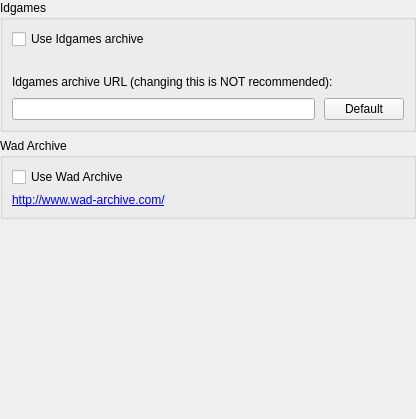
<?xml version="1.0" encoding="UTF-8"?>
<ui version="4.0">
 <class>CFGWadseekerIdgames</class>
 <widget class="QWidget" name="CFGWadseekerIdgames">
  <property name="geometry">
   <rect>
    <x>0</x>
    <y>0</y>
    <width>416</width>
    <height>419</height>
   </rect>
  </property>
  <layout class="QVBoxLayout" name="verticalLayout_2">
   <property name="margin">
    <number>0</number>
   </property>
   <item>
    <widget class="QGroupBox" name="groupBox">
     <property name="title">
      <string>Idgames</string>
     </property>
     <layout class="QVBoxLayout" name="verticalLayout_3">
      <item>
       <widget class="QCheckBox" name="cbUseIdgames">
        <property name="text">
         <string>Use Idgames archive</string>
        </property>
       </widget>
      </item>
      <item>
       <widget class="QFrame" name="frameWithContent">
        <property name="frameShape">
         <enum>QFrame::NoFrame</enum>
        </property>
        <layout class="QVBoxLayout" name="verticalLayout">
         <property name="spacing">
          <number>9</number>
         </property>
         <property name="leftMargin">
          <number>0</number>
         </property>
         <property name="topMargin">
          <number>20</number>
         </property>
         <property name="rightMargin">
          <number>0</number>
         </property>
         <property name="bottomMargin">
          <number>0</number>
         </property>
         <item>
          <widget class="QLabel" name="label_7">
           <property name="text">
            <string>Idgames archive URL (changing this is NOT recommended):</string>
           </property>
          </widget>
         </item>
         <item>
          <layout class="QHBoxLayout" name="horizontalLayout_6">
           <item>
            <widget class="QLineEdit" name="leIdgamesURL"/>
           </item>
           <item>
            <widget class="QPushButton" name="btnIdgamesURLDefault">
             <property name="text">
              <string>Default</string>
             </property>
            </widget>
           </item>
          </layout>
         </item>
        </layout>
       </widget>
      </item>
     </layout>
    </widget>
   </item>
   <item>
    <widget class="QGroupBox" name="groupBox_2">
     <property name="title">
      <string>Wad Archive</string>
     </property>
     <layout class="QVBoxLayout" name="verticalLayout_4">
      <item>
       <widget class="QCheckBox" name="cbUseWadArchive">
        <property name="text">
         <string>Use Wad Archive</string>
        </property>
       </widget>
      </item>
      <item>
       <widget class="QLabel" name="label">
        <property name="text">
         <string>&lt;html&gt;&lt;head/&gt;&lt;body&gt;&lt;p&gt;&lt;a href=&quot;http://www.wad-archive.com/&quot;&gt;&lt;span style=&quot; text-decoration: underline; color:#0000ff;&quot;&gt;http://www.wad-archive.com/&lt;/span&gt;&lt;/a&gt;&lt;/p&gt;&lt;/body&gt;&lt;/html&gt;</string>
        </property>
        <property name="openExternalLinks">
         <bool>true</bool>
        </property>
        <property name="textInteractionFlags">
         <set>Qt::LinksAccessibleByMouse|Qt::TextSelectableByMouse</set>
        </property>
       </widget>
      </item>
     </layout>
    </widget>
   </item>
   <item>
    <spacer name="verticalSpacer">
     <property name="orientation">
      <enum>Qt::Vertical</enum>
     </property>
     <property name="sizeHint" stdset="0">
      <size>
       <width>20</width>
       <height>40</height>
      </size>
     </property>
    </spacer>
   </item>
  </layout>
 </widget>
 <resources/>
 <connections/>
</ui>
